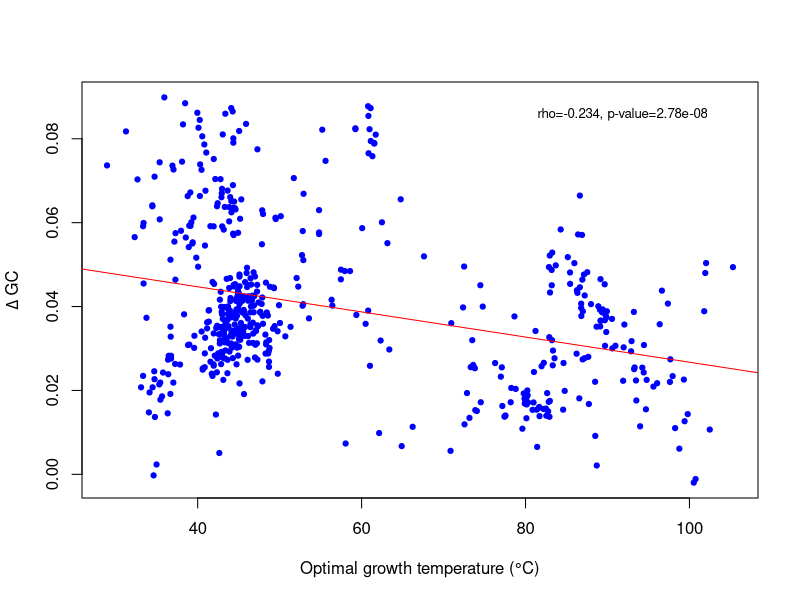

Generate this figure with R:
#Figure 13

data1 <- read.csv("GC_all_prop.csv",header=T)
attach(data1)

Temp<-unlist(data1[2])
core.gc<-unlist(data1[5]) * 100

delta_core_f_10<-unlist(data1$Difference_between_core_and_first_10_codons_GC)

pdf("Fig13_Delta_Temp_GC.pdf")
plot(Temp,delta_core_f_10,pch=19,cex=0.7,xlab="Optimal growth temperature (°C)",ylab=expression(Delta ~ "GC"),col="blue")
par(pty="s")
abline(lm(delta_core_f_10~Temp),col="red")
ct<-cor.test(delta_core_f_10,Temp,method="spearman")

ct.p<-ct$p.value
ct.rho<-ct$estimate

#Significant figures
ctrho <- signif(ct.rho, digits =3)
ctp <- signif(ct.p, digits =3)

txt<-paste("rho=",ctrho,", p-value=",ctp,sep="")
mtext(txt,side=3,adj=0.9,line=-2,cex=0.8)
dev.off()


